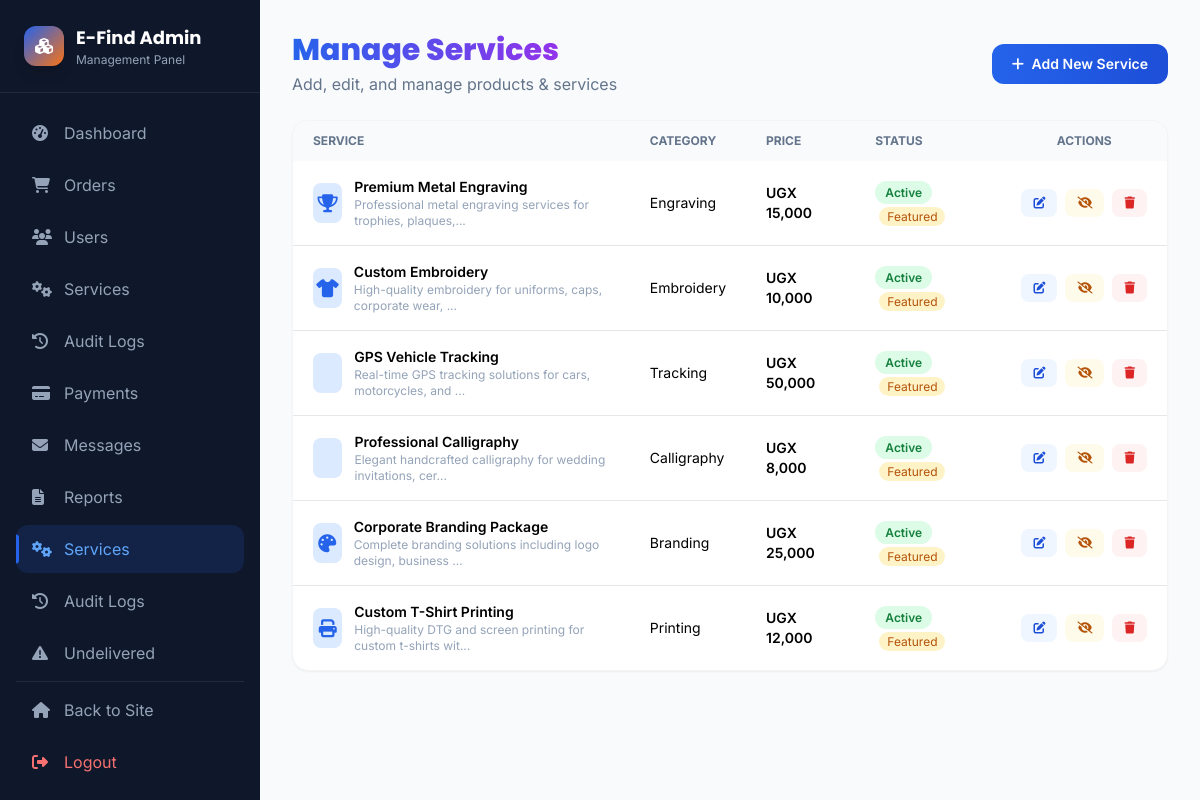
The app's page /admin/services-manage.php (signed in) with its own data.
### tables this page shows
CREATE TABLE `services` (
  `id` int(11) NOT NULL,
  `name` varchar(255) NOT NULL,
  `slug` varchar(255) NOT NULL,
  `description` text NOT NULL,
  `long_description` longtext DEFAULT NULL,
  `icon` varchar(10) DEFAULT NULL,
  `image_path` varchar(500) DEFAULT NULL,
  `image` varchar(500) DEFAULT NULL,
  `category` varchar(100) DEFAULT NULL,
  `base_price` decimal(10,2) NOT NULL,
  `features` longtext DEFAULT NULL CHECK (json_valid(`features`)),
  `is_active` tinyint(1) DEFAULT 1,
  `is_featured` tinyint(1) DEFAULT 0,
  `created_at` timestamp NOT NULL DEFAULT current_timestamp(),
  `updated_at` timestamp NOT NULL DEFAULT current_timestamp() ON UPDATE current_timestamp()
);

### admin/services-manage.php (the view, shortened to what this page needs)
<?php
$database = new Database();
$db = $database->getConnection();
$services = $db->query("SELECT * FROM services ORDER BY created_at DESC")->fetchAll(PDO::FETCH_ASSOC);
$editService = null;
?>
<!DOCTYPE html>
<html lang="en">
<head>
    <script src="https://cdn.tailwindcss.com"></script>
    <link rel="stylesheet" href="https://cdnjs.cloudflare.com/ajax/libs/font-awesome/6.4.0/css/all.min.css">
</head>
<body class="font-inter antialiased bg-slate-50">
<div class="flex min-h-screen">
    <aside class="sidebar fixed top-0 left-0 bottom-0 bg-slate-900 text-white z-50 flex flex-col overflow-y-auto">
        <div class="p-6 border-b border-slate-700/50">
            <a href="../index.php" class="flex items-center space-x-3 group"><div class="w-10 h-10 bg-gradient-to-br from-blue-600 to-orange-500 rounded-xl flex items-center justify-center text-white shadow-lg group-hover:shadow-xl transition-all duration-300 group-hover:scale-105"><i class="fas fa-cubes"></i></div><div><span class="font-poppins font-bold text-lg">E-Find Admin</span><p class="text-xs text-slate-400">Management Panel</p></div></a>
        </div>
        <nav class="flex-1 p-4 space-y-1">
            <a href="dashboard.php" class="sidebar-link flex items-center space-x-3 px-4 py-3 rounded-xl text-slate-400 hover:text-white"><i class="fas fa-tachometer-alt w-5"></i><span>Dashboard</span></a>
            <a href="orders.php" class="sidebar-link flex items-center space-x-3 px-4 py-3 rounded-xl text-slate-400 hover:text-white"><i class="fas fa-shopping-cart w-5"></i><span>Orders</span></a>
            <a href="users.php" class="sidebar-link flex items-center space-x-3 px-4 py-3 rounded-xl text-slate-400 hover:text-white"><i class="fas fa-users w-5"></i><span>Users</span></a>
            <a href="services-manage.php" class="sidebar-link flex items-center space-x-3 px-4 py-3 rounded-xl text-slate-400 hover:text-white"><i class="fas fa-cogs w-5"></i><span>Services</span></a>
            <a href="audit-logs.php" class="sidebar-link flex items-center space-x-3 px-4 py-3 rounded-xl text-slate-400 hover:text-white"><i class="fas fa-history w-5"></i><span>Audit Logs</span></a>
            <a href="payments.php" class="sidebar-link flex items-center space-x-3 px-4 py-3 rounded-xl text-slate-400 hover:text-white"><i class="fas fa-credit-card w-5"></i><span>Payments</span></a>
            <a href="messages.php" class="sidebar-link flex items-center space-x-3 px-4 py-3 rounded-xl text-slate-400 hover:text-white"><i class="fas fa-envelope w-5"></i><span>Messages</span></a>
            <a href="reports.php" class="sidebar-link flex items-center space-x-3 px-4 py-3 rounded-xl text-slate-400 hover:text-white"><i class="fas fa-file-alt w-5"></i><span>Reports</span></a>
            <a href="services-manage.php" class="sidebar-link active flex items-center space-x-3 px-4 py-3 rounded-xl text-slate-300"><i class="fas fa-cogs w-5"></i><span>Services</span></a>
            <a href="audit-logs.php" class="sidebar-link flex items-center space-x-3 px-4 py-3 rounded-xl text-slate-400 hover:text-white"><i class="fas fa-history w-5"></i><span>Audit Logs</span></a>
            <a href="undelivered.php" class="sidebar-link flex items-center space-x-3 px-4 py-3 rounded-xl text-slate-400 hover:text-white"><i class="fas fa-exclamation-triangle w-5"></i><span>Undelivered</span></a>
            <hr class="border-slate-700/50 my-4">
            <a href="../index.php" class="sidebar-link flex items-center space-x-3 px-4 py-3 rounded-xl text-slate-400 hover:text-white"><i class="fas fa-home w-5"></i><span>Back to Site</span></a>
            <a href="../logout.php" class="sidebar-link flex items-center space-x-3 px-4 py-3 rounded-xl text-red-400 hover:text-red-300 hover:bg-red-500/10"><i class="fas fa-sign-out-alt w-5"></i><span>Logout</span></a>
        </nav>
    </aside>
    <main class="main-content flex-1 p-6 lg:p-8">
        <div class="flex flex-col sm:flex-row justify-between items-start sm:items-center mb-6">
            <div><h1 class="text-3xl font-poppins font-extrabold text-slate-900"><span class="bg-gradient-to-r from-blue-600 to-purple-600 bg-clip-text text-transparent">Manage Services</span></h1><p class="text-slate-500 mt-1">Add, edit, and manage products & services</p></div>
            <button onclick="toggleForm()" class="mt-4 sm:mt-0 px-5 py-2.5 bg-gradient-to-r from-blue-600 to-blue-700 text-white font-semibold rounded-xl hover:shadow-lg transition-all text-sm"><i class="fas fa-plus mr-1"></i> <?php echo $editService ? 'Edit Service' : 'Add New Service';?></button>
        </div>
        <div class="bg-white rounded-2xl border border-gray-100 shadow-sm overflow-hidden">
            <div class="overflow-x-auto">
                <table class="w-full min-w-[800px]">
                    <thead><tr class="bg-slate-50 text-left text-xs font-semibold text-slate-500 uppercase"><th class="px-5 py-3">Service</th><th class="px-5 py-3">Category</th><th class="px-5 py-3">Price</th><th class="px-5 py-3">Status</th><th class="px-5 py-3 text-center">Actions</th></tr></thead>
                    <tbody class="divide-y">
                        <?php if(empty($services)):?>
                        <tr><td colspan="5" class="px-5 py-12 text-center text-slate-400">No services found. Add your first service above.</td></tr>
                        <?php else:?>
                        <?php foreach($services as $svc):?>
                        <tr class="service-row">
                            <td class="px-5 py-4"><div class="flex items-center space-x-3"><div class="w-10 h-10 bg-blue-100 rounded-lg flex items-center justify-center text-lg"><?php if($svc['image_path']):?><img src="../<?php echo $svc['image_path'];?>" class="w-8 h-8 object-cover rounded"><?php else:?><i class="fas <?php echo htmlspecialchars($svc['icon'] ?: 'fa-cog');?> text-blue-600"></i><?php endif;?></div><div><p class="text-sm font-semibold"><?php echo htmlspecialchars($svc['name']);?></p><p class="text-xs text-slate-400"><?php echo htmlspecialchars(substr($svc['description'],0,60));?>...</p></div></div></td>
                            <td class="px-5 py-4 text-sm"><?php echo ucfirst($svc['category']);?></td>
                            <td class="px-5 py-4 text-sm font-semibold">UGX <?php echo number_format($svc['base_price']);?></td>
                            <td class="px-5 py-4"><span class="px-2.5 py-1 rounded-full text-xs font-semibold <?php echo $svc['is_active']?'bg-green-100 text-green-700':'bg-red-100 text-red-700';?>"><?php echo $svc['is_active']?'Active':'Inactive';?></span><?php if($svc['is_featured']):?> <span class="px-2 py-0.5 bg-amber-100 text-amber-700 rounded-full text-xs ml-1">Featured</span><?php endif;?></td>
                            <td class="px-5 py-4 text-center"><div class="flex items-center justify-center gap-2">
                                <a href="?edit=1&id=<?php echo $svc['id'];?>" class="px-3 py-1.5 bg-blue-50 text-blue-700 rounded-lg text-xs font-semibold hover:bg-blue-100"><i class="fas fa-edit"></i></a>
                                <a href="?toggle=1&id=<?php echo $svc['id'];?>" class="px-3 py-1.5 bg-amber-50 text-amber-700 rounded-lg text-xs font-semibold hover:bg-amber-100"><i class="fas <?php echo $svc['is_active']?'fa-eye-slash':'fa-eye';?>"></i></a>
                                <a href="?delete=1&id=<?php echo $svc['id'];?>" class="px-3 py-1.5 bg-red-50 text-red-600 rounded-lg text-xs font-semibold hover:bg-red-100" onclick="return confirm('Delete this service?')"><i class="fas fa-trash"></i></a>
                            </div></td>
                        </tr>
                        <?php endforeach;?>
                        <?php endif;?>
                    </tbody>
                </table>
            </div>
        </div>
    </main>
</div>
</body>
</html>

### admin/services-manage.php (style rules this page uses)
:root { --sidebar-width:260px }
.sidebar { width:var(--sidebar-width) }
.main-content { margin-left:var(--sidebar-width) }
.sidebar-link { transition:all .3s ease;position:relative }
.sidebar-link::before { content:'';position:absolute;left:0;top:50%;transform:translateY(-50%);width:3px;height:0;background:#2563eb;border-radius:0 4px 4px 0;transition:height .3s ease }
.sidebar-link:hover::before,.sidebar-link.active::before { height:60% }
.sidebar-link.active { background:rgba(37,99,235,.15);color:#60a5fa }
.service-row { transition:all .2s ease }

### records on screen
services: name "Premium Metal Engraving", description "Professional metal engraving services for trophies, plaques,", category "Engraving", base_price "15,000", is_active "Active", is_featured "Featured"
services: name "Custom Embroidery", description "High-quality embroidery for uniforms, caps, corporate wear,", category "Embroidery", base_price "10,000", is_active "Active", is_featured "Featured"
services: name "GPS Vehicle Tracking", description "Real-time GPS tracking solutions for cars, motorcycles, and", category "Tracking", base_price "50,000", is_active "Active", is_featured "Featured"
services: name "Professional Calligraphy", description "Elegant handcrafted calligraphy for wedding invitations, cer", category "Calligraphy", base_price "8,000", is_active "Active", is_featured "Featured"
services: name "Corporate Branding Package", description "Complete branding solutions including logo design, business", category "Branding", base_price "25,000", is_active "Active", is_featured "Featured"
services: name "Custom T-Shirt Printing", description "High-quality DTG and screen printing for custom t-shirts wit", category "Printing", base_price "12,000", is_active "Active", is_featured "Featured"
